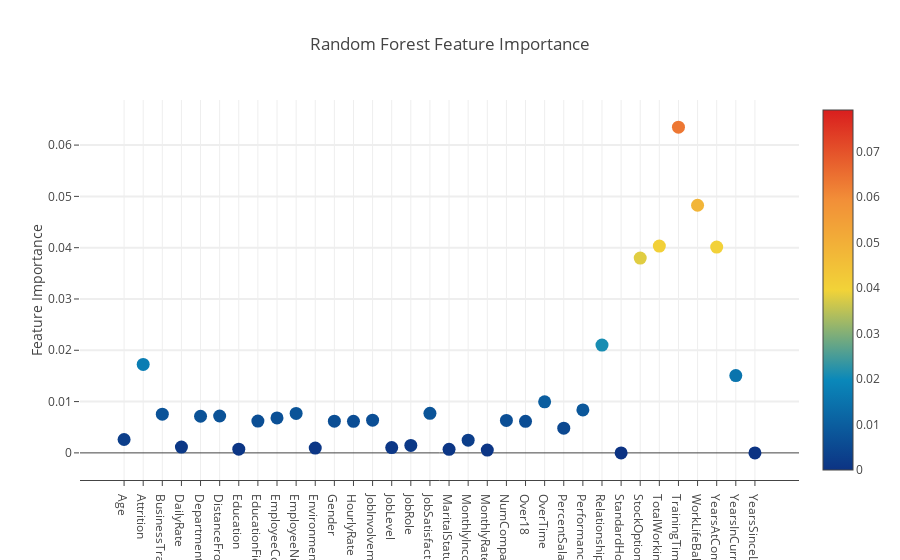

Notebook cell for this chart:
### Markdown cell above
Analyzing the Random Forest Model - Confusion Matrix

### Code cell
cm = metrics.confusion_matrix(y_test, y_pred)
print("\nConfusion Matrix")
print(pd.crosstab(y_test.ravel(), y_pred.ravel(), rownames=['True'], colnames=['Predicted'], margins=True))
sns.heatmap(cm, center=True)
graphFeaturesImportant(model, model.steps[1][1].feature_importances_)
plt.show()

### Figure 1 — Plotly figure (JSON) as saved in the notebook; plotly's stock layout.template omitted (floating-point values rounded to 4 significant figures)
{"data": [{"marker": {"color": [0.002612, 0.01725, 0.007543, 0.00113, 0.007143, 0.007191, 0.0007243, 0.00619, 0.006806, 0.007687, 0.0009377, 0.006174, 0.006142, 0.006369, 0.001042, 0.001461, 0.007709, 0.0006966, 0.002485, 0.0005499, 0.006328, 0.00616, 0.009942, 0.004821, 0.008373, 0.02101, 0, 0.03798, 0.04031, 0.0635, 0.04828, 0.04012, 0.01508, 0, 0.04095, 0.03166, 0.04189, 0.01799, 0.02371, 0.02348, 0.07911, 0.04558, 0.02523, 0.03234, 0.003165, 0.0185, 0, 0.03228, 0.05581, 0.01978, 0.02324, 0.0378, 0.02612, 0.02162], "colorscale": "Portland", "showscale": true, "size": 13, "sizemode": "diameter", "sizeref": 1}, "mode": "markers", "text": ["Age", "Attrition", "BusinessTravel", "DailyRate", "Department", "DistanceFromHome", "Education", "EducationField", "EmployeeCount", "EmployeeNumber", "EnvironmentSatisfaction", "Gender", "HourlyRate", "JobInvolvement", "JobLevel", "JobRole", "JobSatisfaction", "MaritalStatus", "MonthlyIncome", "MonthlyRate", "NumCompaniesWorked", "Over18", "OverTime", "PercentSalaryHike", "PerformanceRating", "RelationshipSatisfaction", "StandardHours", "StockOptionLevel", "TotalWorkingYears", "TrainingTimesLastYear", "WorkLifeBalance", "YearsAtCompany", "YearsInCurrentRole", "YearsSinceLastPromotion"], "type": "scatter", "uid": "047c43e6-8840-4910-9732-1231bdac0489", "x": ["Age", "Attrition", "BusinessTravel", "DailyRate", "Department", "DistanceFromHome", "Education", "EducationField", "EmployeeCount", "EmployeeNumber", "EnvironmentSatisfaction", "Gender", "HourlyRate", "JobInvolvement", "JobLevel", "JobRole", "JobSatisfaction", "MaritalStatus", "MonthlyIncome", "MonthlyRate", "NumCompaniesWorked", "Over18", "OverTime", "PercentSalaryHike", "PerformanceRating", "RelationshipSatisfaction", "StandardHours", "StockOptionLevel", "TotalWorkingYears", "TrainingTimesLastYear", "WorkLifeBalance", "YearsAtCompany", "YearsInCurrentRole", "YearsSinceLastPromotion"], "y": [0.002612, 0.01725, 0.007543, 0.00113, 0.007143, 0.007191, 0.0007243, 0.00619, 0.006806, 0.007687, 0.0009377, 0.006174, 0.006142, 0.006369, 0.001042, 0.001461, 0.007709, 0.0006966, 0.002485, 0.0005499, 0.006328, 0.00616, 0.009942, 0.004821, 0.008373, 0.02101, 0, 0.03798, 0.04031, 0.0635, 0.04828, 0.04012, 0.01508, 0, 0.04095, 0.03166, 0.04189, 0.01799, 0.02371, 0.02348, 0.07911, 0.04558, 0.02523, 0.03234, 0.003165, 0.0185, 0, 0.03228, 0.05581, 0.01978, 0.02324, 0.0378, 0.02612, 0.02162]}], "layout": {"autosize": true, "hovermode": "closest", "showlegend": false, "title": {"text": "Random Forest Feature Importance"}, "xaxis": {"showgrid": true, "showline": true, "ticklen": 5, "zeroline": true}, "yaxis": {"gridwidth": 2, "showgrid": true, "ticklen": 5, "title": {"text": "Feature Importance"}, "zeroline": true}}}
